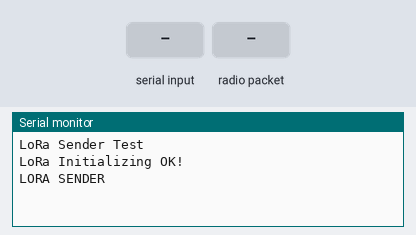
A sketch run on a simulated ESP32. On the bench: the last lines printed to the serial monitor. The test bench sets the inputs (shaded band). No radio packets arrive unless stated.

Above: at 1.2 s.
1.3 s: "CPE" received over Serial
At 1.7 s:
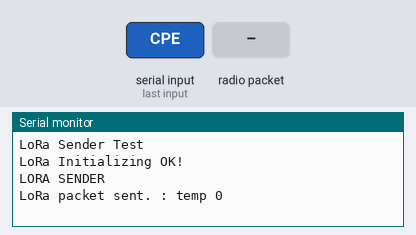
2.8 s: radio packet "CPE" arrives
At 5.8 s:
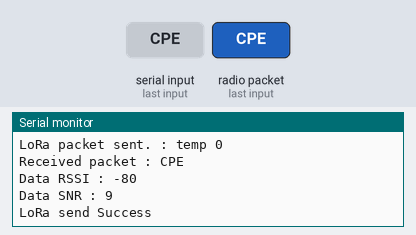

Measured:
- after the input at 1.3 s, the serial monitor: prints a new line after 0.06 s (image 1)
- after the input at 2.8 s, the serial monitor: prints a new line at once (image 2)

The sketch:

ESP_TX.ino
```cpp
#include <SPI.h>
#include <LoRa.h>

//define the pins used by the LoRa transceiver module
#define SCK 5
#define MISO 19
#define MOSI 27
#define SS 18
#define RST 14
#define DIO0 26

#define BAND 923E6

//packet counter
int counter = 0;
unsigned long previousMillis = 0;
String LoRaData = "";
bool sendSuccess = false;

void setup() {
  //initialize Serial Monitor
  Serial.begin(115200);
  Serial.println("LoRa Sender Test");

  //SPI LoRa pins
  SPI.begin(SCK, MISO, MOSI, SS);
  //setup LoRa transceiver module
  LoRa.setPins(SS, RST, DIO0);

  LoRa.setPins(SS, RST, DIO0);
  while (!LoRa.begin(BAND)) {
    Serial.println("Starting LoRa failed!");
    delay(500);
  }
  Serial.println("LoRa Initializing OK!");
  Serial.println("LORA SENDER");
}

void onReceive() {
  int count = 0;

  while (true) {
    unsigned long currentMillis = millis();

    int packetSize = LoRa.parsePacket();
    // Serial.println("Wait data");
    if (packetSize) {
      //received a packet
      Serial.print("Received packet : ");

      //read packet
      while (LoRa.available()) {
        LoRaData = LoRa.readString();
        Serial.println(LoRaData);
      }

      //print RSSI of packet
      int rssi = LoRa.packetRssi();
      int snr = LoRa.packetSnr();
      Serial.print("Data RSSI : ");
      Serial.println(rssi);
      Serial.print("Data SNR : ");
      Serial.println(snr);
      counter++;
      if (LoRaData.equals("CPE")) {
        sendSuccess = true;
      }
      count = 0;
      break;
    }

    if (currentMillis - previousMillis >= 1000) {
      previousMillis = currentMillis;
      count++;
    }
    if(count == 5){
      break;
    }
  }
}

void sendData() {
  LoRa.beginPacket();
  LoRa.print("temp ");
  LoRa.print(counter);
  LoRa.endPacket();
  Serial.print("LoRa packet sent. : temp ");
  Serial.println(counter);
  onReceive();
}

void loop() {
  if(Serial.available() )
  if (sendSuccess == true) {
    Serial.println("LoRa send Success");
    sendSuccess = false;
    delay(10000);
  } else {
    sendData();
    delay(1000);
  }
}
```
